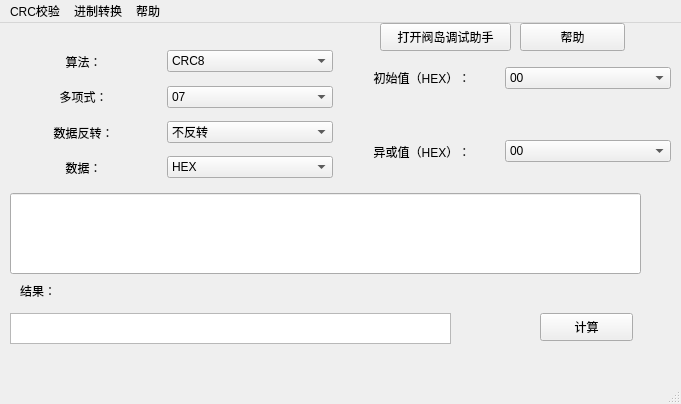
<?xml version="1.0" encoding="UTF-8"?>
<ui version="4.0">
 <class>MainWindow</class>
 <widget class="QMainWindow" name="MainWindow">
  <property name="geometry">
   <rect>
    <x>0</x>
    <y>0</y>
    <width>681</width>
    <height>404</height>
   </rect>
  </property>
  <property name="windowTitle">
   <string>MainWindow</string>
  </property>
  <property name="windowIcon">
   <iconset>
    <normaloff>:/abc/Desktop/beef.ico</normaloff>:/abc/Desktop/beef.ico</iconset>
  </property>
  <property name="autoFillBackground">
   <bool>false</bool>
  </property>
  <widget class="QWidget" name="centralwidget">
   <widget class="QStackedWidget" name="stackedWidget">
    <property name="geometry">
     <rect>
      <x>10</x>
      <y>0</y>
      <width>661</width>
      <height>381</height>
     </rect>
    </property>
    <property name="currentIndex">
     <number>0</number>
    </property>
    <widget class="QWidget" name="page">
     <widget class="QLabel" name="label_7">
      <property name="geometry">
       <rect>
        <x>10</x>
        <y>260</y>
        <width>45</width>
        <height>16</height>
       </rect>
      </property>
      <property name="text">
       <string>结果：</string>
      </property>
     </widget>
     <widget class="QTextBrowser" name="textBrowser">
      <property name="geometry">
       <rect>
        <x>0</x>
        <y>290</y>
        <width>441</width>
        <height>31</height>
       </rect>
      </property>
     </widget>
     <widget class="QLineEdit" name="lineEdit">
      <property name="geometry">
       <rect>
        <x>0</x>
        <y>170</y>
        <width>631</width>
        <height>81</height>
       </rect>
      </property>
      <property name="alignment">
       <set>Qt::AlignLeading|Qt::AlignLeft|Qt::AlignTop</set>
      </property>
      <property name="clearButtonEnabled">
       <bool>true</bool>
      </property>
     </widget>
     <widget class="QPushButton" name="pushButton">
      <property name="geometry">
       <rect>
        <x>530</x>
        <y>290</y>
        <width>93</width>
        <height>28</height>
       </rect>
      </property>
      <property name="text">
       <string>计算</string>
      </property>
      <property name="autoDefault">
       <bool>false</bool>
      </property>
     </widget>
     <widget class="QWidget" name="widget_9" native="true">
      <property name="geometry">
       <rect>
        <x>-10</x>
        <y>21</y>
        <width>671</width>
        <height>141</height>
       </rect>
      </property>
      <layout class="QHBoxLayout" name="horizontalLayout_7">
       <item>
        <widget class="QWidget" name="widget_7" native="true">
         <layout class="QVBoxLayout" name="verticalLayout">
          <property name="spacing">
           <number>0</number>
          </property>
          <property name="leftMargin">
           <number>0</number>
          </property>
          <property name="topMargin">
           <number>0</number>
          </property>
          <property name="rightMargin">
           <number>0</number>
          </property>
          <property name="bottomMargin">
           <number>0</number>
          </property>
          <item>
           <widget class="QWidget" name="widget" native="true">
            <layout class="QHBoxLayout" name="horizontalLayout">
             <property name="spacing">
              <number>0</number>
             </property>
             <property name="leftMargin">
              <number>0</number>
             </property>
             <property name="topMargin">
              <number>0</number>
             </property>
             <property name="rightMargin">
              <number>0</number>
             </property>
             <property name="bottomMargin">
              <number>0</number>
             </property>
             <item>
              <widget class="QLabel" name="label">
               <property name="layoutDirection">
                <enum>Qt::LeftToRight</enum>
               </property>
               <property name="text">
                <string>算法：</string>
               </property>
               <property name="alignment">
                <set>Qt::AlignCenter</set>
               </property>
              </widget>
             </item>
             <item>
              <widget class="QComboBox" name="MethodInput">
               <item>
                <property name="text">
                 <string>CRC8</string>
                </property>
               </item>
               <item>
                <property name="text">
                 <string>CRC16</string>
                </property>
               </item>
               <item>
                <property name="text">
                 <string>CRC32</string>
                </property>
               </item>
              </widget>
             </item>
            </layout>
           </widget>
          </item>
          <item>
           <widget class="QWidget" name="widget_2" native="true">
            <layout class="QHBoxLayout" name="horizontalLayout_2">
             <property name="spacing">
              <number>0</number>
             </property>
             <property name="leftMargin">
              <number>0</number>
             </property>
             <property name="topMargin">
              <number>0</number>
             </property>
             <property name="rightMargin">
              <number>0</number>
             </property>
             <property name="bottomMargin">
              <number>0</number>
             </property>
             <item>
              <widget class="QLabel" name="label_2">
               <property name="text">
                <string>多项式：</string>
               </property>
               <property name="alignment">
                <set>Qt::AlignCenter</set>
               </property>
              </widget>
             </item>
             <item>
              <widget class="QComboBox" name="PolynomialInput">
               <item>
                <property name="text">
                 <string>07</string>
                </property>
               </item>
               <item>
                <property name="text">
                 <string>31</string>
                </property>
               </item>
              </widget>
             </item>
            </layout>
           </widget>
          </item>
          <item>
           <widget class="QWidget" name="widget_3" native="true">
            <layout class="QHBoxLayout" name="horizontalLayout_3">
             <property name="spacing">
              <number>0</number>
             </property>
             <property name="leftMargin">
              <number>0</number>
             </property>
             <property name="topMargin">
              <number>0</number>
             </property>
             <property name="rightMargin">
              <number>0</number>
             </property>
             <property name="bottomMargin">
              <number>0</number>
             </property>
             <item>
              <widget class="QLabel" name="label_3">
               <property name="text">
                <string>数据反转：</string>
               </property>
               <property name="alignment">
                <set>Qt::AlignCenter</set>
               </property>
              </widget>
             </item>
             <item>
              <widget class="QComboBox" name="DataInversion">
               <item>
                <property name="text">
                 <string>不反转</string>
                </property>
               </item>
               <item>
                <property name="text">
                 <string>数据源反转</string>
                </property>
               </item>
               <item>
                <property name="text">
                 <string>检验值反转</string>
                </property>
               </item>
              </widget>
             </item>
            </layout>
           </widget>
          </item>
          <item>
           <widget class="QWidget" name="widget_4" native="true">
            <layout class="QHBoxLayout" name="horizontalLayout_4">
             <property name="spacing">
              <number>0</number>
             </property>
             <property name="leftMargin">
              <number>0</number>
             </property>
             <property name="topMargin">
              <number>0</number>
             </property>
             <property name="rightMargin">
              <number>0</number>
             </property>
             <property name="bottomMargin">
              <number>0</number>
             </property>
             <item>
              <widget class="QLabel" name="label_4">
               <property name="text">
                <string>数据：</string>
               </property>
               <property name="alignment">
                <set>Qt::AlignCenter</set>
               </property>
              </widget>
             </item>
             <item>
              <widget class="QComboBox" name="Information">
               <item>
                <property name="text">
                 <string>HEX</string>
                </property>
               </item>
               <item>
                <property name="text">
                 <string>字符串（UTF-8）</string>
                </property>
               </item>
              </widget>
             </item>
            </layout>
           </widget>
          </item>
         </layout>
        </widget>
       </item>
       <item>
        <widget class="QWidget" name="widget_8" native="true">
         <layout class="QVBoxLayout" name="verticalLayout_2">
          <property name="leftMargin">
           <number>0</number>
          </property>
          <property name="topMargin">
           <number>0</number>
          </property>
          <property name="rightMargin">
           <number>0</number>
          </property>
          <property name="bottomMargin">
           <number>0</number>
          </property>
          <item>
           <widget class="QWidget" name="widget_5" native="true">
            <layout class="QHBoxLayout" name="horizontalLayout_5">
             <property name="spacing">
              <number>0</number>
             </property>
             <property name="leftMargin">
              <number>0</number>
             </property>
             <property name="topMargin">
              <number>0</number>
             </property>
             <property name="rightMargin">
              <number>0</number>
             </property>
             <property name="bottomMargin">
              <number>0</number>
             </property>
             <item>
              <widget class="QLabel" name="label_5">
               <property name="text">
                <string>初始值（HEX）：</string>
               </property>
               <property name="alignment">
                <set>Qt::AlignCenter</set>
               </property>
              </widget>
             </item>
             <item>
              <widget class="QComboBox" name="InitialValue">
               <item>
                <property name="text">
                 <string>00</string>
                </property>
               </item>
               <item>
                <property name="text">
                 <string>FF</string>
                </property>
               </item>
              </widget>
             </item>
            </layout>
           </widget>
          </item>
          <item>
           <widget class="QWidget" name="widget_6" native="true">
            <layout class="QHBoxLayout" name="horizontalLayout_6">
             <property name="spacing">
              <number>0</number>
             </property>
             <property name="leftMargin">
              <number>0</number>
             </property>
             <property name="topMargin">
              <number>0</number>
             </property>
             <property name="rightMargin">
              <number>0</number>
             </property>
             <property name="bottomMargin">
              <number>0</number>
             </property>
             <item>
              <widget class="QLabel" name="label_6">
               <property name="text">
                <string>异或值（HEX）：</string>
               </property>
               <property name="alignment">
                <set>Qt::AlignCenter</set>
               </property>
              </widget>
             </item>
             <item>
              <widget class="QComboBox" name="XORValue">
               <item>
                <property name="text">
                 <string>00</string>
                </property>
               </item>
               <item>
                <property name="text">
                 <string>FF</string>
                </property>
               </item>
              </widget>
             </item>
            </layout>
           </widget>
          </item>
         </layout>
        </widget>
       </item>
      </layout>
     </widget>
     <widget class="QPushButton" name="pushButton_2">
      <property name="geometry">
       <rect>
        <x>510</x>
        <y>0</y>
        <width>105</width>
        <height>28</height>
       </rect>
      </property>
      <property name="text">
       <string>帮助</string>
      </property>
     </widget>
     <widget class="QPushButton" name="pushButton_3">
      <property name="geometry">
       <rect>
        <x>370</x>
        <y>0</y>
        <width>131</width>
        <height>28</height>
       </rect>
      </property>
      <property name="text">
       <string>打开阀岛调试助手</string>
      </property>
     </widget>
    </widget>
    <widget class="QWidget" name="page_2">
     <widget class="QLabel" name="label_8">
      <property name="geometry">
       <rect>
        <x>20</x>
        <y>60</y>
        <width>72</width>
        <height>15</height>
       </rect>
      </property>
      <property name="text">
       <string>十进制：</string>
      </property>
     </widget>
     <widget class="QLabel" name="label_9">
      <property name="geometry">
       <rect>
        <x>20</x>
        <y>120</y>
        <width>72</width>
        <height>15</height>
       </rect>
      </property>
      <property name="text">
       <string>二进制：</string>
      </property>
     </widget>
     <widget class="QLabel" name="label_10">
      <property name="geometry">
       <rect>
        <x>20</x>
        <y>180</y>
        <width>72</width>
        <height>15</height>
       </rect>
      </property>
      <property name="text">
       <string>十六进制：</string>
      </property>
     </widget>
     <widget class="QLineEdit" name="DecEdit">
      <property name="geometry">
       <rect>
        <x>111</x>
        <y>40</y>
        <width>421</width>
        <height>41</height>
       </rect>
      </property>
      <property name="clearButtonEnabled">
       <bool>false</bool>
      </property>
     </widget>
     <widget class="QLineEdit" name="BinEdit">
      <property name="geometry">
       <rect>
        <x>110</x>
        <y>100</y>
        <width>421</width>
        <height>41</height>
       </rect>
      </property>
      <property name="clearButtonEnabled">
       <bool>false</bool>
      </property>
     </widget>
     <widget class="QLineEdit" name="HexEdit">
      <property name="geometry">
       <rect>
        <x>110</x>
        <y>170</y>
        <width>421</width>
        <height>41</height>
       </rect>
      </property>
      <property name="clearButtonEnabled">
       <bool>false</bool>
      </property>
     </widget>
     <widget class="QLabel" name="label_11">
      <property name="geometry">
       <rect>
        <x>30</x>
        <y>260</y>
        <width>411</width>
        <height>16</height>
       </rect>
      </property>
      <property name="text">
       <string>注意： 若要连续输入十进制最少输入三位数，不足补0</string>
      </property>
     </widget>
     <widget class="QLabel" name="label_12">
      <property name="geometry">
       <rect>
        <x>90</x>
        <y>290</y>
        <width>72</width>
        <height>15</height>
       </rect>
      </property>
      <property name="text">
       <string>二进制8位</string>
      </property>
     </widget>
     <widget class="QLabel" name="label_13">
      <property name="geometry">
       <rect>
        <x>90</x>
        <y>320</y>
        <width>111</width>
        <height>16</height>
       </rect>
      </property>
      <property name="text">
       <string>十六进制两位</string>
      </property>
     </widget>
    </widget>
   </widget>
  </widget>
  <widget class="QStatusBar" name="statusbar"/>
  <widget class="QMenuBar" name="menuBar">
   <property name="geometry">
    <rect>
     <x>0</x>
     <y>0</y>
     <width>681</width>
     <height>26</height>
    </rect>
   </property>
   <widget class="QMenu" name="menuCRC">
    <property name="title">
     <string>CRC校验</string>
    </property>
   </widget>
   <widget class="QMenu" name="menu">
    <property name="title">
     <string>进制转换</string>
    </property>
   </widget>
   <widget class="QMenu" name="menu_2">
    <property name="title">
     <string>帮助</string>
    </property>
   </widget>
   <addaction name="menuCRC"/>
   <addaction name="menu"/>
   <addaction name="menu_2"/>
  </widget>
  <action name="actionjiaoyan">
   <property name="text">
    <string>jiaoyan</string>
   </property>
  </action>
  <action name="action11">
   <property name="text">
    <string>11</string>
   </property>
  </action>
 </widget>
 <resources/>
 <connections/>
</ui>
